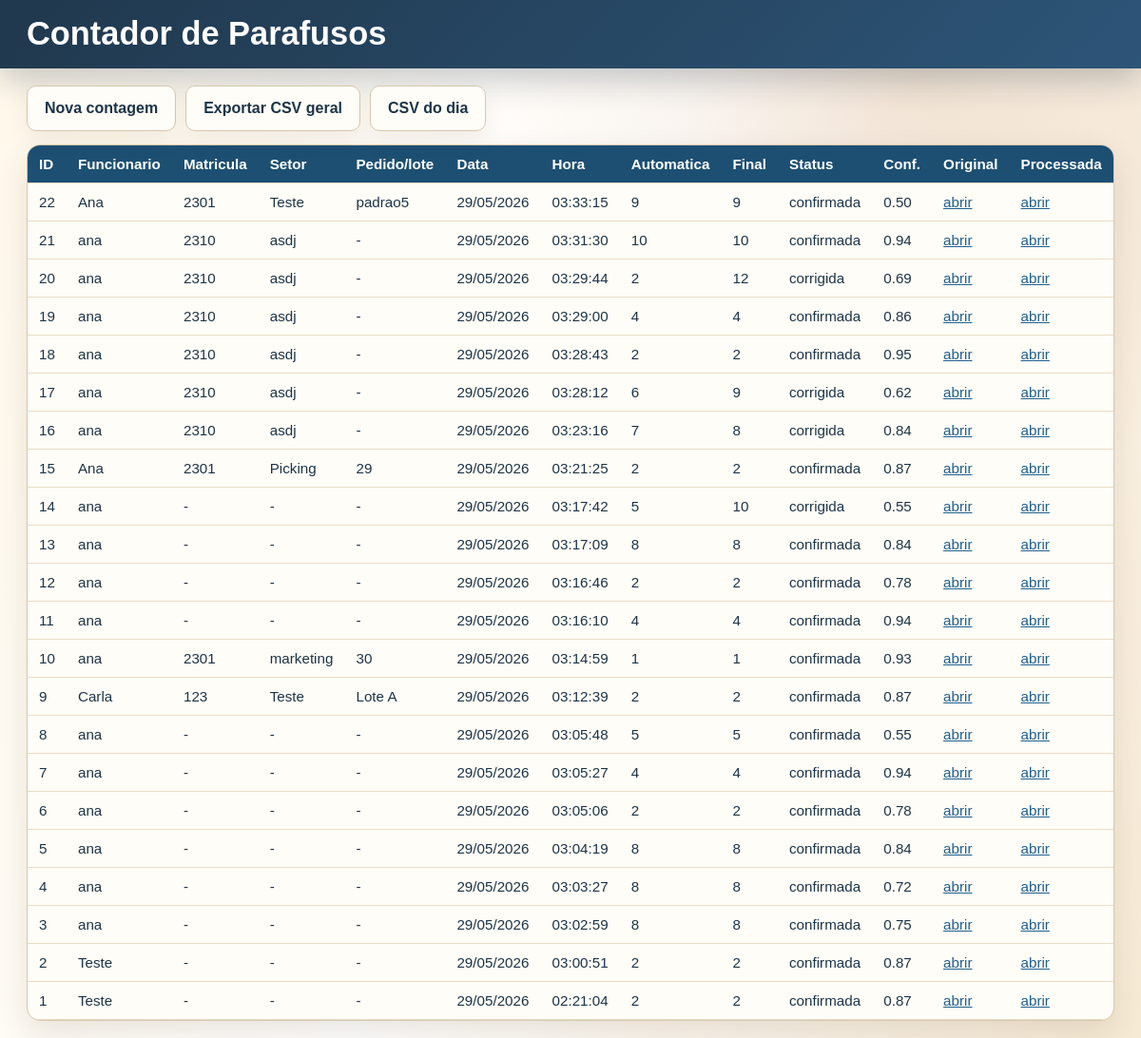
Page /dashboard on the earlier database version.
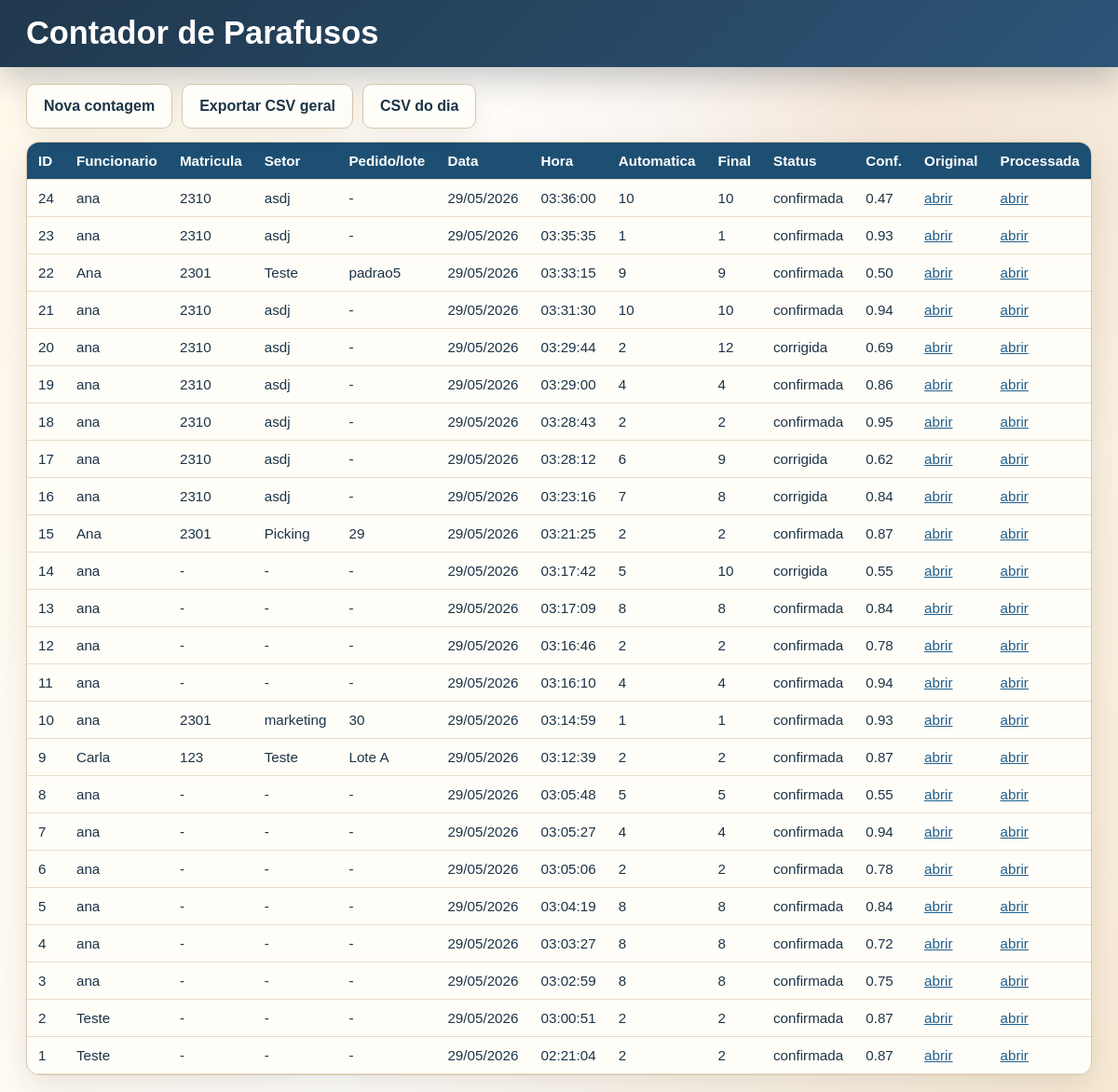
Same page on the later database version.
### app/models.py (models this page shows)
class Contagem(Base):
    __tablename__ = "contagens"
    id = Column(Integer, primary_key=True, index=True)
    funcionario_nome = Column(String(160), nullable=False)
    funcionario_id = Column(String(80), nullable=True)
    setor = Column(String(120), nullable=True)
    pedido = Column(String(120), nullable=True)
    data_hora = Column(DateTime(timezone=True), server_default=func.now(), index=True)
    total_parafusos = Column(Integer, nullable=False)
    total_corrigido = Column(Integer, nullable=True)
    confianca_media = Column(Float, nullable=False)
    imagem_original = Column(Text, nullable=False)
    imagem_processada = Column(Text, nullable=False)
    status = Column(String(40), nullable=True)
    observacao = Column(Text, nullable=True)

### app/main.py (the view)
@app.get("/dashboard")
def dashboard(request: Request, db: Session = Depends(get_db)):
    registros = db.query(Contagem).order_by(Contagem.data_hora.desc()).limit(500).all()
    return templates.TemplateResponse(
        request,
        "dashboard.html",
        {"registros": registros, "static_url_for_path": static_url_for_path},
    )

### app/templates/dashboard.html (shortened to what this page needs)
<!doctype html>
<html lang="pt-BR">
<head>
  <link rel="stylesheet" href="/static/css/style.css">
</head>
<body>
  <header class="brandbar">
    <div class="brandbar-inner">
      <h1>Contador de Parafusos</h1>
    </div>
  </header>
  <main class="shell">
    <nav class="nav">
      <a class="button secondary" href="/">Nova contagem</a>
      <a class="button secondary" href="/export/csv">Exportar CSV geral</a>
      <a class="button secondary" href="/export/csv/today">CSV do dia</a>
    </nav>
    <section class="table-wrap">
      <table>
        <thead>
          <tr>
            <th>ID</th>
            <th>Funcionario</th>
            <th>Matricula</th>
            <th>Setor</th>
            <th>Pedido/lote</th>
            <th>Data</th>
            <th>Hora</th>
            <th>Automatica</th>
            <th>Final</th>
            <th>Status</th>
            <th>Conf.</th>
            <th>Original</th>
            <th>Processada</th>
          </tr>
        </thead>
        <tbody>
          {% for item in registros %}
          <tr>
            <td>{{ item.id }}</td>
            <td>{{ item.funcionario_nome }}</td>
            <td>{{ item.funcionario_id or "-" }}</td>
            <td>{{ item.setor or "-" }}</td>
            <td>{{ item.pedido or "-" }}</td>
            <td>{{ item.data_hora.strftime("%d/%m/%Y") }}</td>
            <td>{{ item.data_hora.strftime("%H:%M:%S") }}</td>
            <td>{{ item.total_parafusos }}</td>
            <td>{{ item.total_corrigido if item.total_corrigido is not none else item.total_parafusos }}</td>
            <td>{{ item.status or "confirmada" }}</td>
            <td>{{ "%.2f"|format(item.confianca_media) }}</td>
            <td><a href="{{ static_url_for_path(item.imagem_original) }}" target="_blank">abrir</a></td>
            <td><a href="{{ static_url_for_path(item.imagem_processada) }}" target="_blank">abrir</a></td>
          </tr>
          {% else %}
          <tr><td colspan="13">Nenhuma contagem registrada.</td></tr>
          {% endfor %}
        </tbody>
      </table>
    </section>
  </main>
</body>
</html>

### app/static/css/style.css (style rules this page uses)
:root { color-scheme: light; --navy: #1c3448; --navy-dark: #102333; --blue: #1f5f8f; --copper: #c99566; --gold: #b67a2d; --cream: #fff7e9; --paper: #fffcf4; --border: #d7c7ad; --muted: #6d5744; --ok-bg: #ecfdf5; --ok-border: #bbf7d0; --ok-text: #166534; --warn-bg: #fff7ed; --warn-border: #fed7aa; --warn-text: #9a3412; }
* { box-sizing: border-box; }
body { margin: 0; font-family: Arial, Helvetica, sans-serif; color: var(--navy); background: radial-gradient(circle at 80% 8%, rgba(201, 149, 102, .22), transparent 28rem), linear-gradient(110deg, #fff8ea 0%, #ffffff 48%, #f7ead5 100%); }
a { color: var(--blue); }
.brandbar { background: linear-gradient(135deg, #20384d 0%, #2d5578 100%); color: #fff; box-shadow: 0 12px 34px rgba(16, 35, 51, .24); }
.brandbar-inner { width: min(1180px, 100%); margin: 0 auto; padding: 16px 18px; display: flex; align-items: center; gap: 0; }
.brandbar h1 { margin: 0; color: #fff; font-size: clamp(1.35rem, 3vw, 2.15rem); letter-spacing: 0; }
.shell { width: min(1180px, 100%); margin: 0 auto; padding: 18px; }
.nav { display: flex; gap: 10px; flex-wrap: wrap; margin: 0 0 14px; }
.button, button { display: inline-flex; align-items: center; justify-content: center; min-height: 48px; border: 0; border-radius: 10px; padding: 0 18px; background: linear-gradient(135deg, #1f3b54 0%, #2d5578 68%, #c99566 135%); color: #fff; font-weight: 800; text-decoration: none; cursor: pointer; box-shadow: 0 8px 18px rgba(31, 59, 84, .24); }
.button.secondary { background: #fffdf7; color: var(--navy); border: 1px solid var(--border); box-shadow: 0 8px 24px rgba(73, 47, 18, .08); }
h1, h2, h3 { margin: 0 0 14px; line-height: 1.15; color: var(--navy-dark); letter-spacing: 0; }
.table-wrap { overflow-x: auto; background: #fffdf7; border: 1px solid var(--border); border-radius: 14px; box-shadow: 0 14px 34px rgba(73, 47, 18, .12); }
table { width: 100%; border-collapse: collapse; min-width: 980px; }
th, td { padding: 11px 12px; border-bottom: 1px solid #eadcc7; text-align: left; font-size: .95rem; }
th { background: #1d4f73; color: #fff; }

Differences in the rows shown:
added Contagem: id "24", funcionario_nome "ana", funcionario "2310", setor "asdj", pedido "-", data_hora "29/05/2026", data_hora "03:36:00", total_parafusos "10", total_corrigido "10", status "confirmada", confianca_media "0.47"
added Contagem: id "23", funcionario_nome "ana", funcionario "2310", setor "asdj", pedido "-", data_hora "29/05/2026", data_hora "03:35:35", total_parafusos "1", total_corrigido "1", status "confirmada", confianca_media "0.93"
